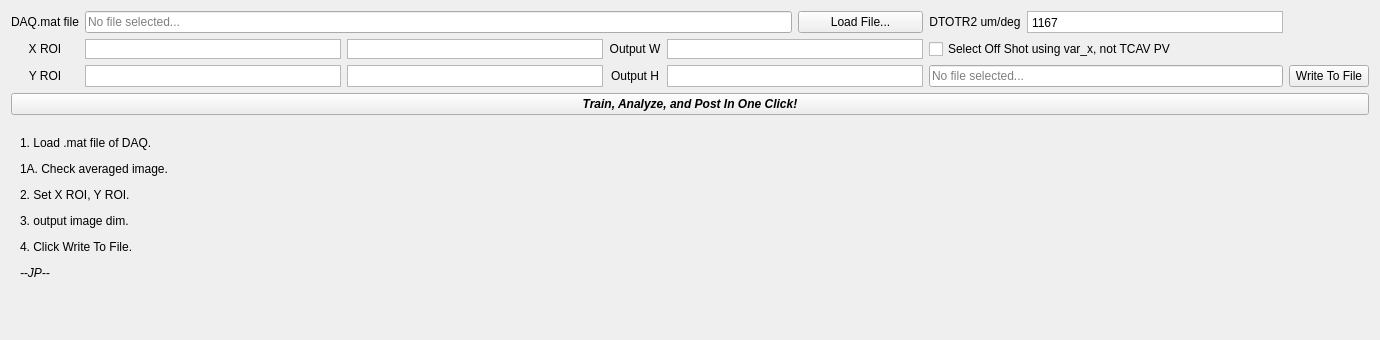
        <widget class="QWidget" name="tab_6">
         <attribute name="icon">
          <iconset>
           <normalon>:/logo/vtcav.png</normalon>
          </iconset>
         </attribute>
         <attribute name="title">
          <string>Preprocess XTCAV Image</string>
         </attribute>
         <layout class="QVBoxLayout" name="verticalLayout_6" stretch="1,5">
          <item>
           <layout class="QGridLayout" name="gridLayout_8">
            <item row="1" column="1">
             <widget class="QPlainTextEdit" name="xroiMin">
              <property name="sizePolicy">
               <sizepolicy hsizetype="Expanding" vsizetype="Ignored">
                <horstretch>0</horstretch>
                <verstretch>0</verstretch>
               </sizepolicy>
              </property>
              <property name="verticalScrollBarPolicy">
               <enum>Qt::ScrollBarAlwaysOff</enum>
              </property>
              <property name="horizontalScrollBarPolicy">
               <enum>Qt::ScrollBarAlwaysOff</enum>
              </property>
              <property name="tabChangesFocus">
               <bool>true</bool>
              </property>
             </widget>
            </item>
            <item row="1" column="0">
             <widget class="QLabel" name="shotNumber_5">
              <property name="text">
               <string>X ROI</string>
              </property>
              <property name="alignment">
               <set>Qt::AlignCenter</set>
              </property>
             </widget>
            </item>
            <item row="2" column="3">
             <widget class="QLabel" name="shotNumber_8">
              <property name="text">
               <string>Output H</string>
              </property>
              <property name="alignment">
               <set>Qt::AlignCenter</set>
              </property>
             </widget>
            </item>
            <item row="0" column="5">
             <widget class="PyDMPushButton" name="tcavDaqLoadButton">
              <property name="text">
               <string>Load File...</string>
              </property>
             </widget>
            </item>
            <item row="1" column="4" colspan="2">
             <widget class="QPlainTextEdit" name="xrangeTimesTwo">
              <property name="sizePolicy">
               <sizepolicy hsizetype="Expanding" vsizetype="Ignored">
                <horstretch>0</horstretch>
                <verstretch>0</verstretch>
               </sizepolicy>
              </property>
              <property name="verticalScrollBarPolicy">
               <enum>Qt::ScrollBarAlwaysOff</enum>
              </property>
              <property name="horizontalScrollBarPolicy">
               <enum>Qt::ScrollBarAlwaysOff</enum>
              </property>
              <property name="tabChangesFocus">
               <bool>true</bool>
              </property>
             </widget>
            </item>
            <item row="2" column="2">
             <widget class="QPlainTextEdit" name="yroiMax">
              <property name="sizePolicy">
               <sizepolicy hsizetype="Expanding" vsizetype="Ignored">
                <horstretch>0</horstretch>
                <verstretch>0</verstretch>
               </sizepolicy>
              </property>
              <property name="verticalScrollBarPolicy">
               <enum>Qt::ScrollBarAlwaysOff</enum>
              </property>
              <property name="horizontalScrollBarPolicy">
               <enum>Qt::ScrollBarAlwaysOff</enum>
              </property>
              <property name="tabChangesFocus">
               <bool>true</bool>
              </property>
             </widget>
            </item>
            <item row="2" column="8">
             <widget class="PyDMPushButton" name="preprocessWriteButton">
              <property name="text">
               <string>Write To File</string>
              </property>
             </widget>
            </item>
            <item row="2" column="4" colspan="2">
             <widget class="QPlainTextEdit" name="yrangeTimesTwo">
              <property name="sizePolicy">
               <sizepolicy hsizetype="Expanding" vsizetype="Ignored">
                <horstretch>0</horstretch>
                <verstretch>0</verstretch>
               </sizepolicy>
              </property>
              <property name="verticalScrollBarPolicy">
               <enum>Qt::ScrollBarAlwaysOff</enum>
              </property>
              <property name="horizontalScrollBarPolicy">
               <enum>Qt::ScrollBarAlwaysOff</enum>
              </property>
              <property name="tabChangesFocus">
               <bool>true</bool>
              </property>
             </widget>
            </item>
            <item row="0" column="6">
             <widget class="QLabel" name="shotNumber_4">
              <property name="text">
               <string>DTOTR2 um/deg</string>
              </property>
              <property name="alignment">
               <set>Qt::AlignCenter</set>
              </property>
             </widget>
            </item>
            <item row="0" column="1" colspan="4">
             <widget class="QLineEdit" name="tcavDaqFilePath">
              <property name="readOnly">
               <bool>true</bool>
              </property>
              <property name="placeholderText">
               <string>No file selected...</string>
              </property>
             </widget>
            </item>
            <item row="1" column="2">
             <widget class="QPlainTextEdit" name="xroiMax">
              <property name="sizePolicy">
               <sizepolicy hsizetype="Expanding" vsizetype="Ignored">
                <horstretch>0</horstretch>
                <verstretch>0</verstretch>
               </sizepolicy>
              </property>
              <property name="verticalScrollBarPolicy">
               <enum>Qt::ScrollBarAlwaysOff</enum>
              </property>
              <property name="horizontalScrollBarPolicy">
               <enum>Qt::ScrollBarAlwaysOff</enum>
              </property>
              <property name="tabChangesFocus">
               <bool>true</bool>
              </property>
             </widget>
            </item>
            <item row="0" column="0">
             <widget class="QLabel" name="shotNumber_3">
              <property name="text">
               <string>DAQ.mat file</string>
              </property>
              <property name="alignment">
               <set>Qt::AlignCenter</set>
              </property>
             </widget>
            </item>
            <item row="1" column="6" colspan="3">
             <widget class="QCheckBox" name="auto_off_idx">
              <property name="enabled">
               <bool>true</bool>
              </property>
              <property name="text">
               <string>Select Off Shot using var_x, not TCAV PV</string>
              </property>
              <property name="checked">
               <bool>false</bool>
              </property>
             </widget>
            </item>
            <item row="2" column="6" colspan="2">
             <widget class="QLineEdit" name="preprocessWritePath">
              <property name="readOnly">
               <bool>true</bool>
              </property>
              <property name="placeholderText">
               <string>No file selected...</string>
              </property>
             </widget>
            </item>
            <item row="2" column="1">
             <widget class="QPlainTextEdit" name="yroiMin">
              <property name="sizePolicy">
               <sizepolicy hsizetype="Expanding" vsizetype="Ignored">
                <horstretch>0</horstretch>
                <verstretch>0</verstretch>
               </sizepolicy>
              </property>
              <property name="verticalScrollBarPolicy">
               <enum>Qt::ScrollBarAlwaysOff</enum>
              </property>
              <property name="horizontalScrollBarPolicy">
               <enum>Qt::ScrollBarAlwaysOff</enum>
              </property>
              <property name="tabChangesFocus">
               <bool>true</bool>
              </property>
             </widget>
            </item>
            <item row="1" column="3">
             <widget class="QLabel" name="shotNumber_7">
              <property name="text">
               <string>Output W</string>
              </property>
              <property name="alignment">
               <set>Qt::AlignCenter</set>
              </property>
             </widget>
            </item>
            <item row="0" column="7">
             <widget class="QPlainTextEdit" name="umPerDegCal">
              <property name="sizePolicy">
               <sizepolicy hsizetype="Expanding" vsizetype="Ignored">
                <horstretch>0</horstretch>
                <verstretch>0</verstretch>
               </sizepolicy>
              </property>
              <property name="verticalScrollBarPolicy">
               <enum>Qt::ScrollBarAlwaysOff</enum>
              </property>
              <property name="horizontalScrollBarPolicy">
               <enum>Qt::ScrollBarAlwaysOff</enum>
              </property>
              <property name="tabChangesFocus">
               <bool>true</bool>
              </property>
              <property name="plainText">
               <string>1167</string>
              </property>
             </widget>
            </item>
            <item row="2" column="0">
             <widget class="QLabel" name="shotNumber_6">
              <property name="text">
               <string>Y ROI</string>
              </property>
              <property name="alignment">
               <set>Qt::AlignCenter</set>
              </property>
             </widget>
            </item>
            <item row="3" column="0" colspan="9">
             <widget class="PyDMPushButton" name="oneClickButton">
              <property name="font">
               <font>
                <weight>75</weight>
                <italic>true</italic>
                <bold>true</bold>
                <underline>false</underline>
               </font>
              </property>
              <property name="text">
               <string>Train, Analyze, and Post In One Click!</string>
              </property>
              <property name="icon">
               <iconset>
                <activeon>:/logo/vtcav.png</activeon>
               </iconset>
              </property>
             </widget>
            </item>
           </layout>
          </item>
          <item>
           <widget class="QWidget" name="display1_3" native="true">
            <property name="sizePolicy">
             <sizepolicy hsizetype="Preferred" vsizetype="Expanding">
              <horstretch>0</horstretch>
              <verstretch>3</verstretch>
             </sizepolicy>
            </property>
            <layout class="QGridLayout" name="gridLayout_5" rowstretch="1,1" columnstretch="1,5">
             <item row="0" column="0">
              <widget class="QWidget" name="energyProfile_3" native="true"/>
             </item>
             <item row="1" column="0">
              <widget class="QLabel" name="label_7">
               <property name="text">
                <string>&lt;html&gt;&lt;head/&gt;&lt;body&gt;&lt;p&gt;1. Load .mat file of DAQ.&lt;/p&gt;&lt;p&gt;1A. Check averaged image.&lt;/p&gt;&lt;p&gt;2. Set X ROI, Y ROI.&lt;/p&gt;&lt;p&gt;3. output image dim.&lt;/p&gt;&lt;p&gt;4. Click Write To File.&lt;/p&gt;&lt;p&gt;&lt;span style=&quot; font-style:italic;&quot;&gt;--JP--&lt;/span&gt;&lt;/p&gt;&lt;p&gt;&lt;br/&gt;&lt;/p&gt;&lt;/body&gt;&lt;/html&gt;</string>
               </property>
              </widget>
             </item>
             <item row="1" column="1">
              <widget class="QWidget" name="currentProfile_3" native="true"/>
             </item>
             <item row="0" column="1">
              <widget class="QWidget" name="imageContainer_3" native="true">
               <property name="sizePolicy">
                <sizepolicy hsizetype="Expanding" vsizetype="Expanding">
                 <horstretch>0</horstretch>
                 <verstretch>0</verstretch>
                </sizepolicy>
               </property>
              </widget>
             </item>
            </layout>
           </widget>
          </item>
         </layout>
        </widget>
